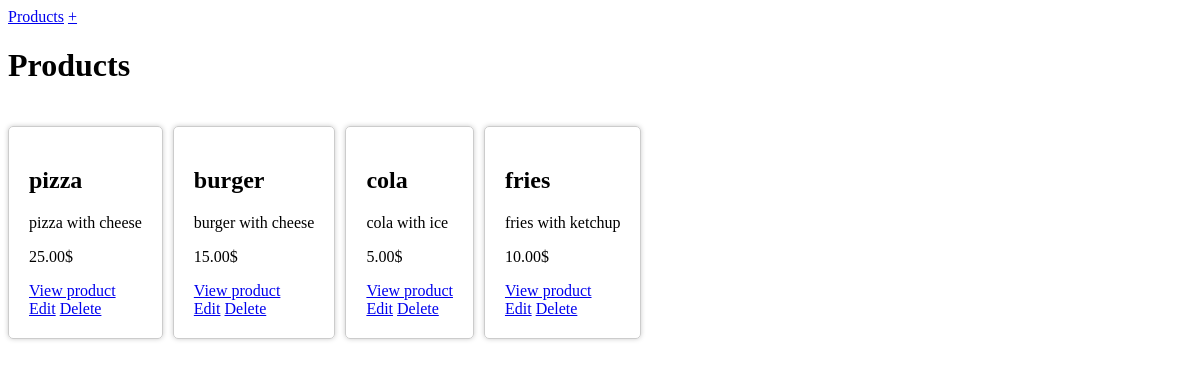
The page / on the database its author committed.
### tables this page shows
CREATE TABLE products
(
    id          INT AUTO_INCREMENT
        PRIMARY KEY,
    name        VARCHAR(255)   NOT NULL,
    price       DECIMAL(10, 2) NOT NULL,
    description TEXT           NULL,
    created_at  DATETIME       NOT NULL DEFAULT CURRENT_TIMESTAMP,
    updated_at  DATETIME       NOT NULL DEFAULT CURRENT_TIMESTAMP ON UPDATE CURRENT_TIMESTAMP
);

### controllers/products/index.php (called while the page is built, shortened)
<?php
require "models/ProductsModel.php";
$products = new ProductsModel($app['database']);
$products = $products->getAllProducts();
require "views/pages/index.view.php";

### index.php (called while the page is built)
<?php
require "core/bootstrap.php";
require Router::load('routes.php')
    ->direct(Request::uri());

### core/bootstrap.php (called while the page is built, shortened)
<?php
$app = [];
$app['config'] = require 'config.php';

### models/ProductsModel.php (called while the page is built, shortened)
<?php
class ProductsModel
{
    private $connection = null;
    public $products = [];
    public function __construct($connection)
    {
        $this->connection = $connection;
    }
    public function getAllProducts()
    {
        $sql = "SELECT * FROM products";
        $results = $this->connection->prepare($sql);
        $results->execute();
        $products = $results->fetchAll(PDO::FETCH_ASSOC);
        foreach ($products as $product) {
            $this->products[] = $product;
        }
        return $this->products;
    }
}

### views/pages/index.view.php (the view)
<?php require 'views/partials/head.php' ?>
  <main>
    <h1>Products</h1>
    <div class="products">
      <?php foreach ($products as $product): ?>
        <div class="product">
          <h2><?= $product['name'] ?></h2>
          <p><?= $product['description'] ?></p>
          <p><?= $product['price'] ?>$</p>
          <a href="product?product_id=<?= $product['id'] ?>">View product</a>
          <div class="buttons">
            <a href="product/edit?product_id=<?= $product['id'] ?>">Edit</a>
            <a href="product/delete?product_id=<?= $product['id'] ?>">Delete</a>
          </div>
        </div>
      <?php endforeach; ?>
    </div>
  </main>
<?php require 'views/partials/footer.php' ?>

### public/css/style.css (style rules this page uses)
main { display: flex; flex-direction: column; gap: 20px; }
.product { width: max-content; padding: 20px; border: 1px solid #ccc; border-radius: 5px; box-shadow: 0 0 5px #ccc; }
.products { display: flex; flex-wrap: wrap; gap: 10px; }

### rows shown on the page
products: name "pizza", description "pizza with cheese", price "25.00"
products: name "burger", description "burger with cheese", price "15.00"
products: name "cola", description "cola with ice", price "5.00"
products: name "fries", description "fries with ketchup", price "10.00"
